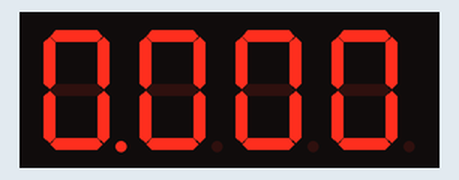
Simulated run of this sketch. Board: Arduino Uno, built with avr-gcc and run on an emulated ATmega328P. On the bench: 4-digit seven-segment display.

Above: at 0.1 s.
At 4.1 s:
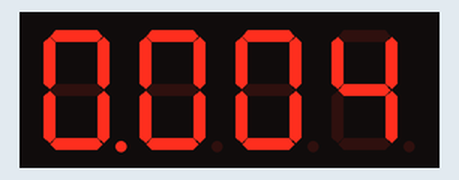
At 9.1 s:
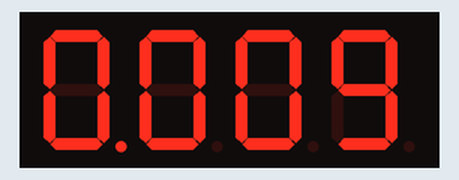
At 19.1 s:
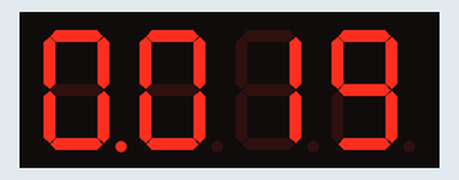
At 29.1 s:
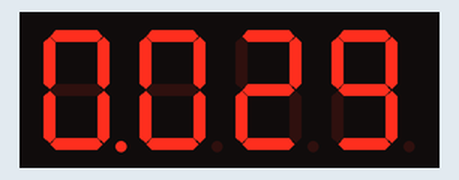
At 39.1 s:
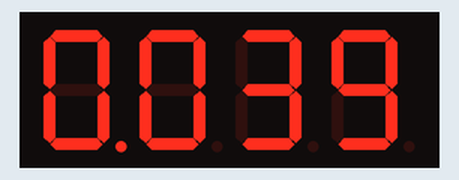

The sketch:

Timer.ino
```cpp
#include <SevSeg.h>

SevSeg sevseg;

// Starting time
int hours = 0;
int minutes = 0;
int seconds = 0;

unsigned long previousMillis = 0;

void setup() {
  byte numDigits = 4;

  byte digitPins[] = {12, 9, 8, 6};
  byte segmentPins[] = {11, 7, 4, 2, 1, 10, 5, 3};

  bool resistorsOnSegments = true;
  bool updateWithDelays = false;
  bool leadingZeros = false;
  bool disableDecPoint = false;

  sevseg.begin(
    COMMON_CATHODE,
    numDigits,
    digitPins,
    segmentPins,
    resistorsOnSegments,
    updateWithDelays,
    leadingZeros,
    disableDecPoint
  );

  sevseg.setBrightness(90);

  previousMillis = millis();
}

void loop() {
  // Refresh the display constantly
  sevseg.refreshDisplay();

  unsigned long currentMillis = millis();

  // One second has passed
  if (currentMillis - previousMillis >= 1000) {
    previousMillis += 1000;

    seconds++;

    // 60 seconds -> next minute
    if (seconds >= 60) {
      seconds = 0;
      minutes++;
    }

    // 60 minutes -> next hour
    if (minutes >= 60) {
      minutes = 0;
      hours++;
    }

    // 24 hours -> midnight
    if (hours >= 13) {
      hours = 1;
    }
  }

 int time = 1000* hours + 100 * minutes + seconds;

sevseg.setNumber(time, 3);
}
```

Measured:
- what the display in image 0 shows lasts 1.0 s, from 0.0 s to 1.0 s
